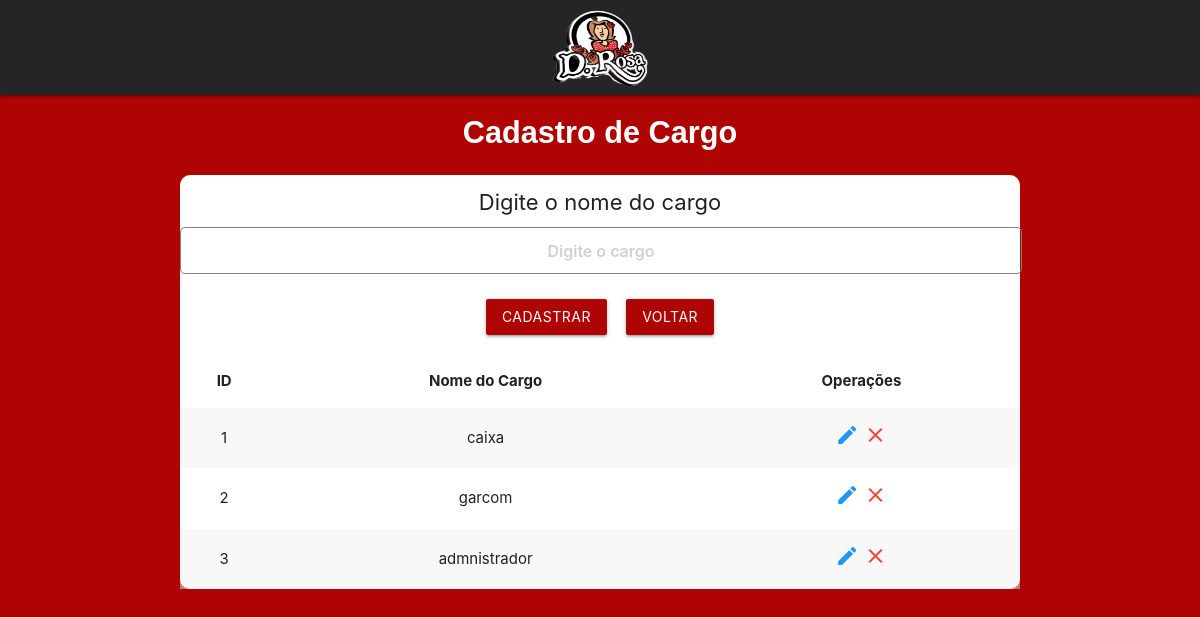
/admin/cadastrocargo.php, run on an earlier commit of the app's database.
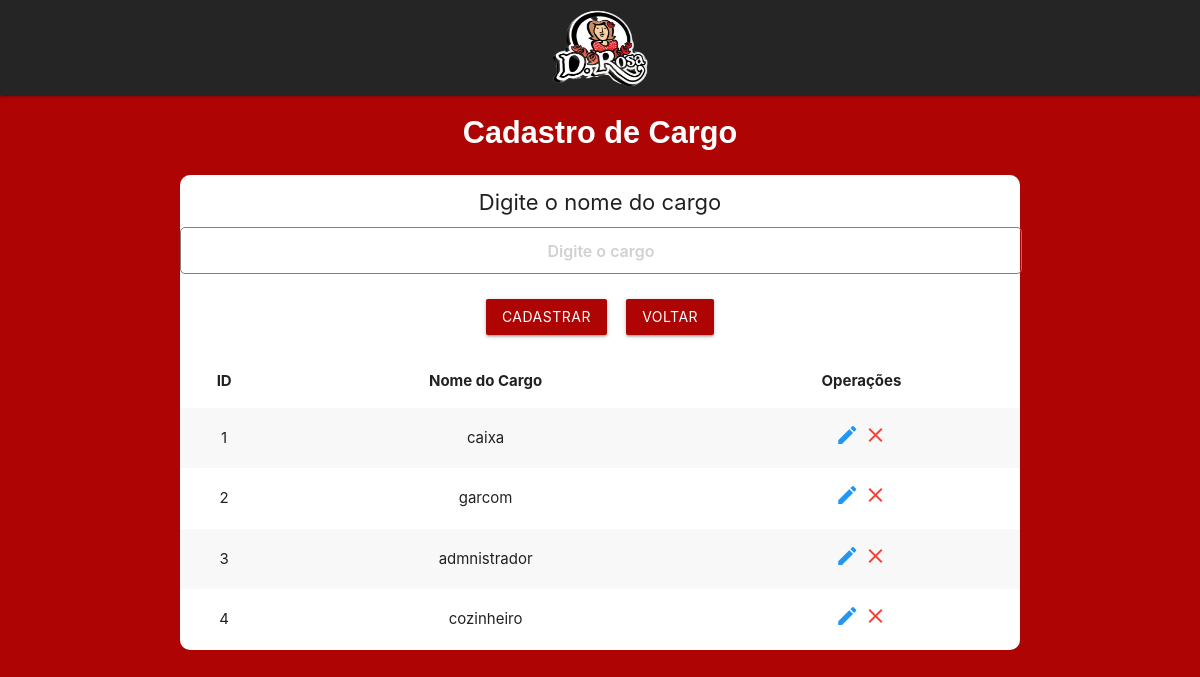
And on a later commit of the database.
### tables this page shows
CREATE TABLE `cargo` (
  `id_cargo` int(11) NOT NULL,
  `nome_cargo` varchar(255) NOT NULL,
  `status_cargo` int(11) NOT NULL
);

### php/cargo/select_cargo.php (the view)
<?php
    include '../php/conexao.php';
        try {
            $stmt = $conexao->prepare("SELECT * FROM cargo where status_cargo = 0");
            if ($stmt->execute()) {
                foreach ($stmt as $res) :
                    extract($res);
                    echo '<tr>';
                    echo '<td>' . $id_cargo . '</td>';
                    echo '<td>' . $nome_cargo . '</td>';
                    echo '<td>';
                    echo "<a href=\"../php/cargo/form_updatecargo.php?id=$id_cargo.\"><i class=\"material-icons  blue-text accent-4\"> edit </i> </a>";
                    echo "<a href=\"../php/cargo/delete_cargo.php?id=$id_cargo.\"><i class=\"material-icons red-text\"> clear </i> </a>";
                    echo '</td>';
                    echo '</tr>';
                endforeach;
            }
        } catch (PDOException $erro) {
            echo "Erro: " . $erro->getMessage();
        }
    ?>

What changed in the data, as far as the page shows it:
now on this page (row edited): cargo: id_cargo "4", nome_cargo "cozinheiro"
